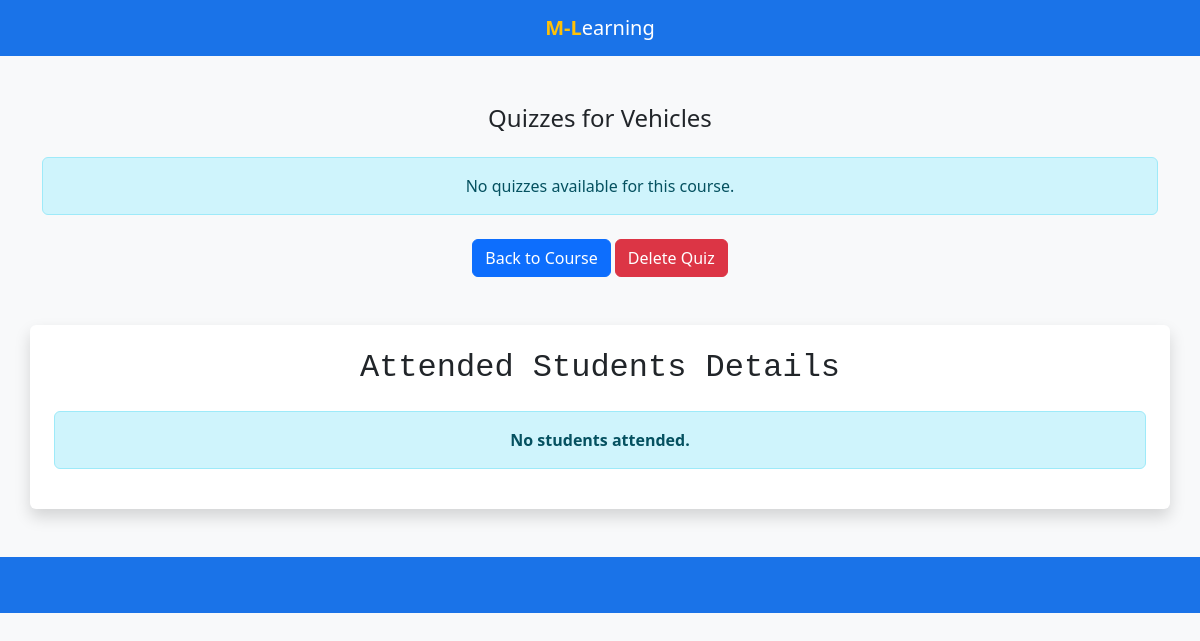
/list_quiz/9, run on an earlier commit of the app's database.
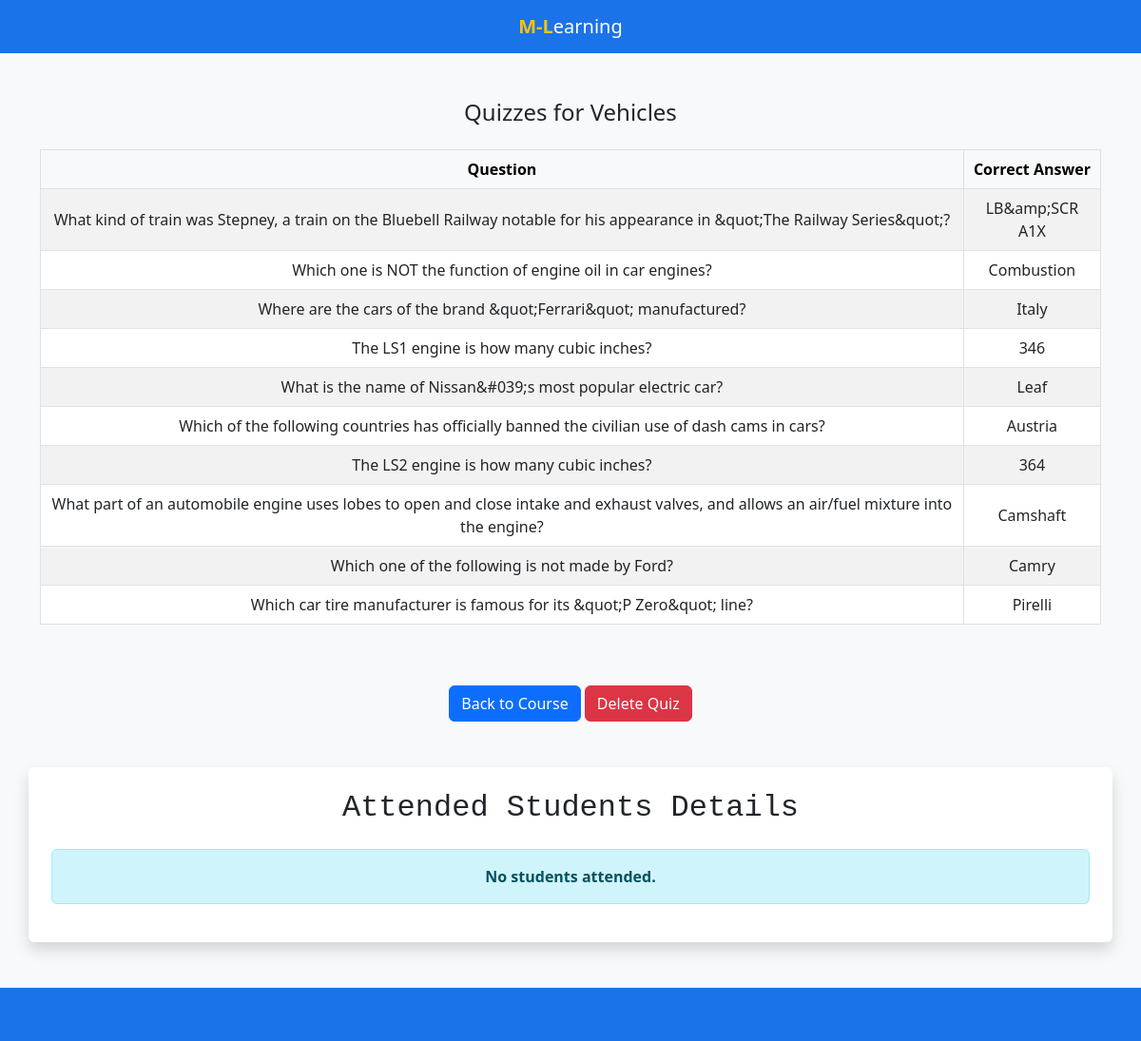
And on a later commit of the database.
### TeacherApp/models.py (models this page shows, shortened)
class Quiz(models.Model):
    course = models.ForeignKey(Courses, on_delete=models.CASCADE)
    question = models.TextField(null=True)
    correct_answer = models.CharField(max_length=255, null=True)
    incorrect_answers = models.JSONField(null=True)
    question_index = models.IntegerField(default=0)

### TeacherApp/views.py (the view)
# urls.py: path("list_quiz/<str:course_id>", views.ShowQuiz, name="list_quiz"),
def ShowQuiz(request, course_id):
    course = get_object_or_404(Courses, id=course_id)  # Fetch the specific course
    quizzes = Quiz.objects.filter(course=course)  # Get all quizzes for this course
    submissions = QuizSubmissionDetails.objects.filter(course=course).select_related(
        "student"
    )
    context = {"course": course, "quizzes": quizzes, "submissions": submissions}
    return render(request, "ShowQuizToTeacher.html", context)

### TeacherApp/templates/ShowQuizToTeacher.html (shortened to what this page needs)
<!DOCTYPE html>
<html lang="en">
<head>
    <link rel="stylesheet" href="https://cdn.jsdelivr.net/npm/bootstrap@5.3.0-alpha1/dist/css/bootstrap.min.css">
</head>
<body>
    <nav class="navbar bg-custom-blue navbar-expand-lg navbar-dark bg-muted  container-fluid " style="height: 7vh;">
        <div class="container text-center">
            <a class="navbar-brand text-white m-auto" href="#"><span class=" fw-bold text-warning">M-L</span>earning</a>
        </div>
    </nav>
    <div class="container my-5">
        <h4 class="mb-4 text-center">Quizzes for {{ course.name }}</h4>
        {% if quizzes %}
            <div class="table-responsive mb-5">
                <table class="table table-striped table-bordered text-center">
                    <thead class="table-light">
                        <tr>
                            <th>Question</th>
                            <th>Correct Answer</th>
                        </tr>
                    </thead>
                    <tbody>
                        {% for quiz in quizzes %}
                        <tr>
                            <td>{{ quiz.question }}</td>
                            <td>{{ quiz.correct_answer }}</td>
                        </tr>
                        {% endfor %}
                    </tbody>
                </table>
            </div>
        {% else %}
            <div class="alert alert-info text-center">No quizzes available for this course.</div>
        {% endif %}
        <div class="mt-4 text-center">
            <a href="{% url 'teacher_home' %}" class="btn btn-primary">Back to Course</a>
            <a href="{% url 'delete_quiz' course.id %}" class="btn btn-danger">Delete Quiz</a>
        </div>
    </div>
    <main class="container my-5 p-4 bg-white shadow rounded" id="attended">
        <h2 class="text-center mb-4 font-monospace">Attended Students Details</h2>
        <div class="row">
            {% if submissions %}
                {% for sub in submissions %}
                    <div class="col-md-4 mb-4">
                        <div class="card h-100 text-center">
                            <div class="card-body">
                                <h5 class="card-title">Student Name: {{ sub.student.username }}</h5>
                                <p class="card-text">Date: {{ sub.date }}</p>
                                <p class="card-text">Scored Mark: {{ sub.score }}</p>
                            </div>
                        </div>
                    </div>
                {% endfor %}
            {% else %}
                <div class="col-md-12">
                    <div class="alert alert-info text-center">
                        <strong>No students attended.</strong>
                    </div>
                </div>
            {% endif %}
        </div>
    </main>
    <footer class="container-fluid p-0 bg-custom-blue" style="height: 7vh;">
    </footer>
</body>
</html>

What changed in the data, as far as the page shows it:
added Quiz: question "What kind of train was Stepney, a train on the Bluebell Railway notable for his appearance in &quot;The Railway Series&quot;?", correct_answer "LB&amp;SCR A1X"
added Quiz: question "Which one is NOT the function of engine oil in car engines?", correct_answer "Combustion"
added Quiz: question "Where are the cars of the brand &quot;Ferrari&quot; manufactured?", correct_answer "Italy"
added Quiz: question "The LS1 engine is how many cubic inches?", correct_answer "346"
added Quiz: question "What is the name of Nissan&#039;s most popular electric car?", correct_answer "Leaf"
added Quiz: question "Which of the following countries has officially banned the civilian use of dash cams in cars?", correct_answer "Austria"
added Quiz: question "The LS2 engine is how many cubic inches?", correct_answer "364"
added Quiz: question "What part of an automobile engine uses lobes to open and close intake and exhaust valves, and allows an air/fuel mixture into the engine?", correct_answer "Camshaft"
added Quiz: question "Which one of the following is not made by Ford?", correct_answer "Camry"
added Quiz: question "Which car tire manufacturer is famous for its &quot;P Zero&quot; line?", correct_answer "Pirelli"
Also different on the page:
text no longer shown: "No quizzes available for this course."
text now shown: "Question Correct Answer"
